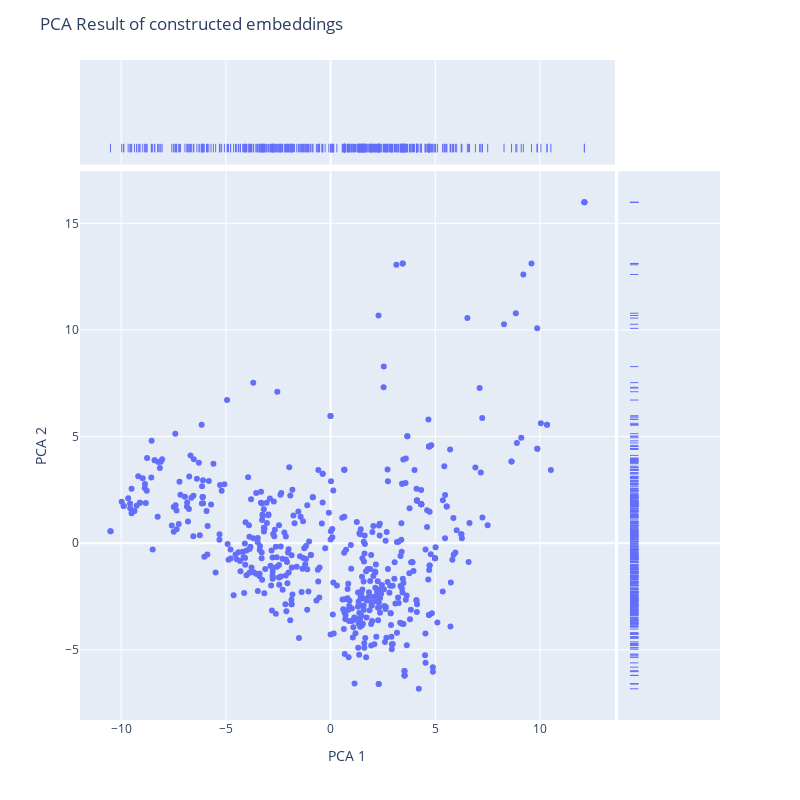

The notebook cell saved with this chart:
### Markdown cell above
# Inspect the distribution of the embeddings

### Code cell
import os
import torch
from sklearn.decomposition import PCA
import plotly.express as px

# Load all tensors
tensors = []
for filename in os.listdir(CONST.PROCESSED_EMBEDDING_DIR):
    if filename.endswith('.pt'):  # Assuming the tensors have a .pt extension
        tensor_path = os.path.join(CONST.PROCESSED_EMBEDDING_DIR, filename)
        tensor = torch.load(tensor_path)
        tensors.append(tensor)

# Stack the tensors into a 2D tensor
tensor_stack = torch.stack(tensors)

# Perform PCA to reduce to 2 dimensions
pca = PCA(n_components=2)
pca_result = pca.fit_transform(tensor_stack)

# Plot the 2D PCA components
fig = px.scatter(x=pca_result[:, 0], y=pca_result[:, 1], labels={'x': 'PCA 1', 'y': 'PCA 2'}, marginal_x="rug", marginal_y="rug")
fig.update_layout(title='PCA Result of constructed embeddings', autosize=False, width=800, height=800)
fig.show()

### Figure 1 — Plotly figure (JSON) as saved in the notebook; plotly's stock layout.template omitted (floating-point values rounded to 4 significant figures; data arrays with more than 128 entries replaced by an {"elided": "..."} marker saying what was removed)
{"data": [{"hovertemplate": "PCA 1=%{x}<br>PCA 2=%{y}<extra></extra>", "legendgroup": "", "marker": {"color": "#636efa", "symbol": "circle"}, "mode": "markers", "name": "", "orientation": "v", "showlegend": false, "x": {"elided": "511 float values"}, "xaxis": "x", "y": {"elided": "511 float values"}, "yaxis": "y", "type": "scatter"}, {"alignmentgroup": "True", "boxpoints": "all", "fillcolor": "rgba(255,255,255,0)", "hoveron": "points", "hovertemplate": "PCA 1=%{x}<extra></extra>", "jitter": 0, "legendgroup": "", "line": {"color": "rgba(255,255,255,0)"}, "marker": {"color": "#636efa", "symbol": "line-ns-open"}, "name": "", "offsetgroup": "", "showlegend": false, "x": {"elided": "511 float values"}, "xaxis": "x3", "yaxis": "y3", "type": "box"}, {"alignmentgroup": "True", "boxpoints": "all", "fillcolor": "rgba(255,255,255,0)", "hoveron": "points", "hovertemplate": "PCA 2=%{y}<extra></extra>", "jitter": 0, "legendgroup": "", "line": {"color": "rgba(255,255,255,0)"}, "marker": {"color": "#636efa", "symbol": "line-ew-open"}, "name": "", "offsetgroup": "", "showlegend": false, "xaxis": "x2", "y": {"elided": "511 float values"}, "yaxis": "y2", "type": "box"}], "layout": {"xaxis": {"anchor": "y", "domain": [0.0, 0.8358], "title": {"text": "PCA 1"}}, "yaxis": {"anchor": "x", "domain": [0.0, 0.8316], "title": {"text": "PCA 2"}}, "xaxis2": {"anchor": "y2", "domain": [0.8408, 1.0], "matches": "x2", "showticklabels": false, "showline": false, "ticks": "", "showgrid": false}, "yaxis2": {"anchor": "x2", "domain": [0.0, 0.8316], "matches": "y", "showticklabels": false, "showgrid": true}, "xaxis3": {"anchor": "y3", "domain": [0.0, 0.8358], "matches": "x", "showticklabels": false, "showgrid": true}, "yaxis3": {"anchor": "x3", "domain": [0.8416, 1.0], "matches": "y3", "showticklabels": false, "showline": false, "ticks": "", "showgrid": false}, "xaxis4": {"anchor": "y4", "domain": [0.8408, 1.0], "matches": "x2", "showticklabels": false, "showgrid": false, "showline": false, "ticks": ""}, "yaxis4": {"anchor": "x4", "domain": [0.8416, 1.0], "matches": "y3", "showticklabels": false, "showline": false, "ticks": "", "showgrid": true}, "legend": {"tracegroupgap": 0}, "margin": {"t": 60}, "title": {"text": "PCA Result of constructed embeddings"}, "autosize": false, "width": 800, "height": 800}}
